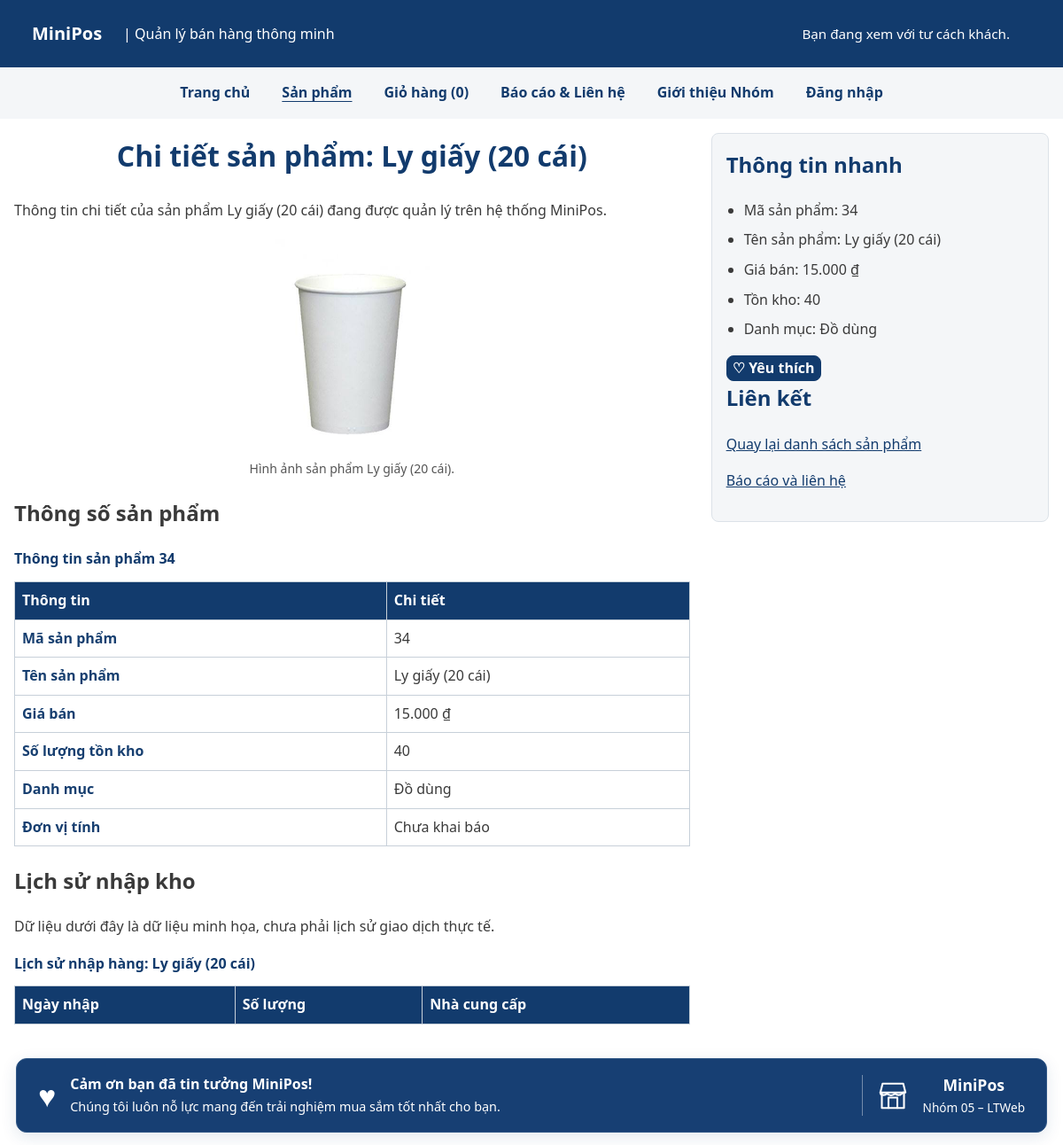
The page /chi-tiet.php?id=34 on the database its author committed.
### tables this page shows
CREATE TABLE san_pham (
    id          INT UNSIGNED AUTO_INCREMENT PRIMARY KEY,
    danh_muc_id INT UNSIGNED NOT NULL,
    ten         VARCHAR(200) NOT NULL,
    gia         INT UNSIGNED NOT NULL CHECK (gia >= 1000),       
    ton_kho     INT UNSIGNED NOT NULL DEFAULT 0,
    anh         VARCHAR(255) NULL,                               
    mo_ta       TEXT NULL,
    ngay_tao    DATETIME NOT NULL DEFAULT CURRENT_TIMESTAMP,
    CONSTRAINT fk_san_pham_danh_muc
        FOREIGN KEY (danh_muc_id) REFERENCES danh_muc(id)
);

CREATE TABLE danh_muc (
    id   INT UNSIGNED AUTO_INCREMENT PRIMARY KEY,
    ten  VARCHAR(100) NOT NULL,
    slug VARCHAR(100) NOT NULL,
    UNIQUE KEY uq_danh_muc_slug (slug)
);

### inc/db.php (called while the page is built, shortened)
<?php
function db(): PDO
{
    static $pdo = null;
    if ($pdo === null) {
        $host = getenv('DB_HOST') ?: '127.0.0.1;port=3307';
        $ten  = getenv('DB_NAME') ?: 'ltweb_nhom05';
        $user = getenv('DB_USER') ?: 'sang';
        $pass = getenv('DB_PASS') !== false ? (string) getenv('DB_PASS') : '1';
        $pdo = new PDO(
            "mysql:host=$host;dbname=$ten;charset=utf8mb4",
            $user,
            $pass,
            [
                PDO::ATTR_ERRMODE            => PDO::ERRMODE_EXCEPTION,
                PDO::ATTR_DEFAULT_FETCH_MODE => PDO::FETCH_ASSOC,
                PDO::ATTR_EMULATE_PREPARES   => false,
            ]
        );
    }
    return $pdo;
}

### src/Data/KhoSanPham.php (called while the page is built, shortened)
<?php
final class KhoSanPham
{
    public function timTheoId(int|string $id): ?SanPham
    {
        $so = $this->laySoNguyenDuong($id);
        $st = $this->db->prepare(self::SELECT . ' WHERE sp.id = ?');
        $st->execute([$so]);
        $dong = $st->fetch();
        return $dong ? SanPham::tuMang($dong) : null;
    }
    private function laySoNguyenDuong(int|string $id): ?int
    {
        $so = filter_var($id, FILTER_VALIDATE_INT, ['options' => ['min_range' => 1]]);
        return $so === false ? null : $so;
    }
}

### src/Models/SanPham.php (called while the page is built, shortened)
<?php
final class SanPham implements JsonSerializable
{
    public static function tuMang(array $d): self
    {
        return new self(
            (int) $d['id'],
            (string) $d['ten'],
            (int) $d['gia'],
            (string) ($d['danh_muc_ten'] ?? ''),
            (int) $d['ton_kho'],
            (string) ($d['anh'] ?? ''),
            (int) ($d['danh_muc_id'] ?? 0),
            (string) ($d['mo_ta'] ?? ''),
            (string) ($d['ngay_tao'] ?? '')
        );
    }
    public function getId(): int
    {
        return $this->id;
    }
    public function getTen(): string
    {
        return $this->ten;
    }
    public function getGia(): int
    {
        return $this->gia;
    }
    public function getDanhMuc(): string
    {
        return $this->danhMuc;
    }
    public function getTonKho(): int
    {
        return $this->tonKho;
    }
    public function getAnh(): string
    {
        return $this->anh;
    }
}

### inc/ham.php (called while the page is built, shortened)
<?php
function e(string|int|float|null $giaTri): string
{
    return htmlspecialchars(
        (string) $giaTri,
        ENT_QUOTES | ENT_SUBSTITUTE,
        'UTF-8'
    );
}
function vnd(int|float $soTien): string
{
    return number_format((float) $soTien, 0, ',', '.') . ' ₫';
}

### chi-tiet.php (the view, shortened to what this page needs)
<?php
$maSanPham = isset($_GET['id']) && is_string($_GET['id'])
    ? trim($_GET['id'])
    : '';
$khoSanPham = new \App\Data\KhoSanPham(db());
$sanPham = $maSanPham !== ''
    ? $khoSanPham->timTheoId($maSanPham)
    : null;
require __DIR__ . '/inc/header.php';
?>
<main class="bao">
    <?php if ($sanPham === null): ?>
        <section>
            <h1>Không tìm thấy sản phẩm</h1>
            <p>Mã sản phẩm không tồn tại hoặc đã bị thay đổi.</p>
            <p>
                <a href="danh-sach.php">Quay lại danh sách sản phẩm</a>
            </p>
        </section>
    <?php else: ?>
        <div class="bo-cuc-chi-tiet">
            <article class="noi-dung-chi-tiet" id="chi-tiet-san-pham">
                <h1>
                    Chi tiết sản phẩm: <?= e($sanPham->getTen()) ?>
                </h1>
                <p>
                    Thông tin chi tiết của sản phẩm
                    <?= e($sanPham->getTen()) ?> đang được quản lý
                    trên hệ thống MiniPos.
                </p>
                <figure>
                    <img
                        id="anh-san-pham"
                        src="<?= e($sanPham->getAnh()) ?>"
                        alt="Hình ảnh <?= e($sanPham->getTen()) ?>"
                        width="350"
                        height="400">
                    <figcaption>
                        Hình ảnh sản phẩm <?= e($sanPham->getTen()) ?>.
                    </figcaption>
                </figure>
                <h2>Thông số sản phẩm</h2>
                <div class="bang-vo">
                    <table>
                        <caption>
                            Thông tin sản phẩm <?= e($sanPham->getId()) ?>
                        </caption>
                        <thead>
                            <tr>
                                <th scope="col">Thông tin</th>
                                <th scope="col">Chi tiết</th>
                            </tr>
                        </thead>
                        <tbody>
                            <tr>
                                <th scope="row">Mã sản phẩm</th>
                                <td><?= e($sanPham->getId()) ?></td>
                            </tr>
                            <tr>
                                <th scope="row">Tên sản phẩm</th>
                                <td><?= e($sanPham->getTen()) ?></td>
                            </tr>
                            <tr>
                                <th scope="row">Giá bán</th>
                                <td><?= e(vnd($sanPham->getGia())) ?></td>
                            </tr>
                            <tr>
                                <th scope="row">Số lượng tồn kho</th>
                                <td><?= e($sanPham->getTonKho()) ?></td>
                            </tr>
                            <tr>
                                <th scope="row">Danh mục</th>
                                <td><?= e($sanPham->getDanhMuc()) ?></td>
                            </tr>
                            <tr>
                                <th scope="row">Đơn vị tính</th>
                                <td>
                                    <?= $sanPham->getId() === 'SP002'
                                        ? 'Chai'
                                        : 'Chưa khai báo' ?>
                                </td>
                            </tr>
                        </tbody>
                    </table>
                </div>
                <h2>Lịch sử nhập kho</h2>
                <p>Dữ liệu dưới đây là dữ liệu minh họa, chưa phải lịch sử giao dịch thực tế.</p>
                <div class="bang-vo">
                    <table>
                        <caption>Lịch sử nhập hàng: <?= e($sanPham->getTen()) ?></caption>
                        <thead>
                            <tr>
                                <th scope="col">Ngày nhập</th>
                                <th scope="col">Số lượng</th>
                                <th scope="col">Nhà cung cấp</th>
                            </tr>
                        </thead>
                    </table>
                </div>
            </article>
            <aside class="thong-tin-phu">
                <h2>Thông tin nhanh</h2>
                <ul id="thong-tin-nhanh">
                    <li>Mã sản phẩm: <?= e($sanPham->getId()) ?></li>
                    <li>Tên sản phẩm: <?= e($sanPham->getTen()) ?></li>
                    <li>Giá bán: <?= e(vnd($sanPham->getGia())) ?></li>
                    <li>Tồn kho: <?= e($sanPham->getTonKho()) ?></li>
                    <li>Danh mục: <?= e($sanPham->getDanhMuc()) ?></li>
                </ul>
                <button
                    type="button"
                    class="nut-yeu-thich"
                    data-yeu-thich="<?= e($sanPham->getId()) ?>"
                    aria-pressed="false">
                </button>
                <h2>Liên kết</h2>
                <p>
                    <a href="danh-sach.php">Quay lại danh sách sản phẩm</a>
                </p>
                <p>
                    <a href="lien-he.php">Báo cáo và liên hệ</a>
                </p>
            </aside>
        </div>
    <?php endif; ?>
</main>
<?php require __DIR__ . '/inc/footer.php'; ?>

### css/style.css (style rules this page uses)
:root { --mau-chinh: #123b6d; --mau-nhan: #ffc72c; --mau-chu: #3a3a3a; --mau-nen: #ffffff; --mau-nen-phu: #f4f6f8; --bo-goc: 8px; --khoang-cach: 16px; --font-size-co-ban: 16px; }
*, *::before, *::after { box-sizing: border-box; }
html { width: 100%; max-width: 100%; overflow-x: hidden; }
body { width: 100%; min-width: 0; max-width: 100%; min-height: 100vh; margin: 0; padding: 0; font-family: system-ui, "Segoe UI", sans-serif; font-size: var(--font-size-co-ban); line-height: 1.6; color: var(--mau-chu); background-color: var(--mau-nen); overflow-x: hidden; }
img { display: block; max-width: 100%; height: auto; }
a { color: var(--mau-chinh); transition: color 0.2s ease; }
body { display: grid; grid-template-areas: "header" "nav" "main" "footer"; grid-template-rows: auto auto 1fr auto; }
main { grid-area: main; width: 100%; max-width: 1200px; min-width: 0; margin: 0 auto; padding: var(--khoang-cach); overflow-x: hidden; }
aside { padding: var(--khoang-cach); }
main h1 { margin-top: 0; margin-bottom: 24px; color: var(--mau-chinh); text-align: center; overflow-wrap: break-word; }
.bang-vo { display: block; width: 100%; max-width: 100%; min-width: 0; overflow-x: auto; }
.bang-vo table { width: 100%; min-width: 650px; border-collapse: collapse; background-color: var(--mau-nen); }
.bang-vo caption { margin-bottom: 12px; color: var(--mau-chinh); font-weight: 600; text-align: left; }
.bang-vo th, .bang-vo td { padding: 8px; border: 1px solid #c7d0d9; text-align: left; }
.bang-vo th { background-color: var(--mau-chinh); color: var(--mau-nen); }
.nut-yeu-thich { display: inline-flex; align-items: center; justify-content: center; border: 1px solid var(--mau-chinh); border-radius: var(--bo-goc); background-color: var(--mau-chinh); color: var(--mau-nen); font: inherit; font-weight: 600; cursor: pointer; }
.bo-cuc-chi-tiet { display: grid; grid-template-columns: 1fr; gap: 24px; min-width: 0; }
.noi-dung-chi-tiet, .thong-tin-phu { min-width: 0; }
.noi-dung-chi-tiet figure { margin: 16px 0; text-align: center; }
.noi-dung-chi-tiet figure img { width: 100%; max-width: 350px; height: auto; margin: 0 auto; object-fit: contain; }
.noi-dung-chi-tiet figcaption { margin-top: 8px; color: #555555; font-size: 14px; }
.thong-tin-phu { padding: 16px; background-color: var(--mau-nen-phu); border: 1px solid #dce2e8; border-radius: var(--bo-goc); }
.thong-tin-phu h2 { margin-top: 0; color: var(--mau-chinh); }
.thong-tin-phu ul { padding-left: 20px; }
.thong-tin-phu li { margin-bottom: 8px; }
.bao { width: 100%; max-width: 1200px; margin: 0 auto; padding: var(--khoang-cach); }
@media (min-width: 360px) { main { padding: 16px; } }
@media (min-width: 360px) { main h1 { font-size: 1.6rem; } }
@media (min-width: 768px) { main { padding: 24px; } }
@media (min-width: 768px) { main h1 { font-size: 2rem; } }
@media (min-width: 768px) { .bo-cuc-chi-tiet { grid-template-columns: minmax(0, 2fr) minmax(220px, 1fr); align-items: start; } }
.bang-vo tbody th[scope="row"] { background-color: #ffffff; color: #173f70; }

### rows shown on the page
san_pham: ten "Ly giấy (20 cái)", anh (picture), id "34", gia "15.000 ₫", ton_kho "40", danh_muc.ten "Đồ dùng"

### other values the page prints
$nhan "Trang chủ"
$nhan "Sản phẩm"
$nhan "Giỏ hàng"
$nhan "Báo cáo & Liên hệ"
$nhan "Giới thiệu Nhóm"
